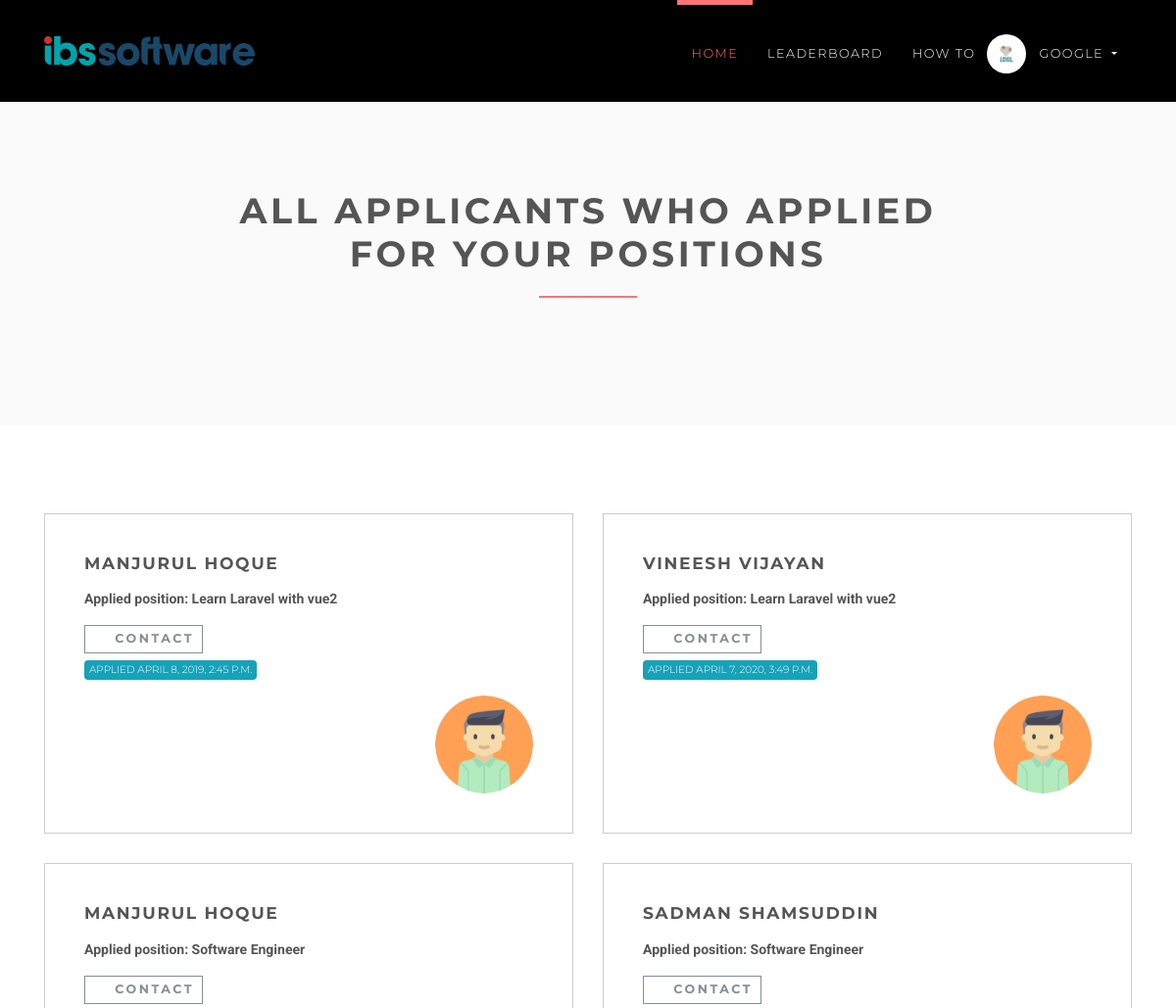
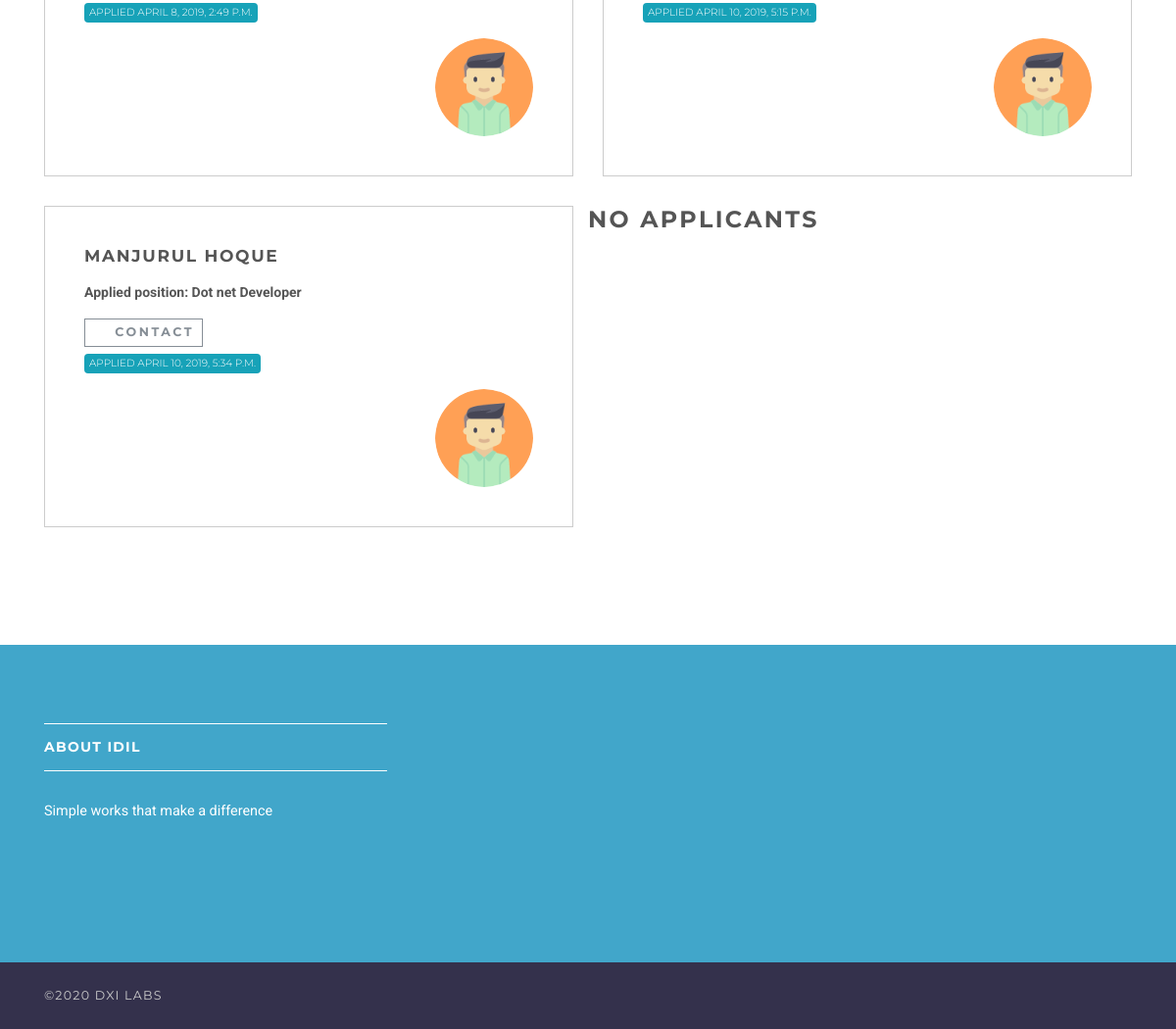
/employer/dashboard/all-applicants (signed in), run on the app's committed database (2 pictures, top to bottom).
### accounts/models.py (models this page shows, shortened)
class User(AbstractUser):
    username = None
    role = models.CharField(max_length=12, error_messages={
        'required': "Role must be provided"
    })
    points = models.IntegerField(default=0,blank=True)
    email = models.EmailField(unique=True, blank=False,
                              error_messages={
                                  'unique': "A user with that email already exists.",
                              })
    USERNAME_FIELD = "email"
    REQUIRED_FIELDS = []
    objects = UserManager()

### jobsapp/models.py (models this page shows, shortened)
class Applicant(models.Model):
    user = models.ForeignKey(User, on_delete=models.CASCADE)
    job = models.ForeignKey(Job, on_delete=models.CASCADE, related_name='applicants')
    created_at = models.DateTimeField(default=timezone.now)
    status =  models.CharField(choices=APPLN_STATUS, max_length=30,blank=True)

class Job(models.Model):
    user = models.ForeignKey(User, on_delete=models.CASCADE)
    title = models.CharField(max_length=300)
    description = models.TextField()
    location = models.CharField(max_length=150)
    type = models.CharField(choices=JOB_TYPE, max_length=10)
    category = models.CharField(max_length=100)
    last_date = models.DateTimeField()
    company_name = models.CharField(max_length=100)
    company_description = models.CharField(max_length=300)
    website = models.CharField(max_length=100, default="")
    created_at = models.DateTimeField(default=timezone.now)
    filled = models.BooleanField(default=False)
    salary = models.IntegerField(default=0, blank=True)
    status = models.CharField(choices=JOB_STATUS, max_length=30,blank=True)

### jobsapp/views/employer.py (the view)
# urls.py: path('all-applicants', ApplicantsListView.as_view(), name='employer-all-applicants'),
class ApplicantsListView(ListView):
    model = Applicant
    template_name = 'jobs/employer/all-applicants.html'
    context_object_name = 'applicants'
    def get_queryset(self):
        return self.model.objects.filter(job__user_id=self.request.user.id)

### templates/jobs/employer/all-applicants.html (shortened to what this page needs)
{% extends 'base.html' %}
{% load static %}
{% block content %}
    <section class="bg-light-gray">
        <div class="container">
            <div class="row">
                <div class="col-lg-8 mx-auto">
                    <h1 class="heading">All applicants who applied for your positions</h1>
                </div>
            </div>
        </div>
    </section>
    <section>
        <div class="container">
            <div class="row">
                {% for applicant in applicants %}
                    <div class="col-lg-6">
                        <div class="box applicant">
                            <h4>{{ applicant.user.get_full_name }}</h4>
                            <p><strong>Applied position: {{ applicant.job.title }}</strong></p>
                            <a href="#" data-toggle="modal" data-target="#contact-modal"
                               class="btn btn-outline-white-secondary btn-sm">
                                <i class="fa fa-envelope"></i>Contact
                            </a>
                            <p>
                                <span class="badge badge-info">Applied {{ applicant.created_at.astimezone }}</span>
                            </p>
                            <div class="d-flex justify-content-between">
                                <p class="intro"></p>
                                <div class="image">
                                    <img src="{% static 'img/avatar.png' %}" alt=""
                                         class="img-fluid rounded-circle">
                                </div>
                            </div>
                        </div>
                    </div>
                {% endfor %}
                {% if is_paginated %}
                    <div class="row">
                        <div class="col-md-12">
                            <nav aria-label="Page navigation example" class="d-flex justify-content-center mt-4 mb-4">
                                <ul class="pagination">
                                    {% if page_obj.has_previous %}
                                        <li class="page-item">
                                            <a href="?page={{ page_obj.previous_page_number }}"
                                               class="page-link">&laquo;</a>
                                        </li>
                                    {% else %}
                                        <li class="page-item disabled">
                                            <a class="page-link">&laquo;</a>
                                        </li>
                                    {% endif %}
                                    {% for i in page_obj.paginator.page_range %}
                                        {% if page_obj.number == i %}
                                            <li class="page-item active">
                                                <a class="page-link">{{ i }}</a>
                                            </li>
                                        {% else %}
                                            <li class="page-item">
                                                <a href="?page={{ i }}" class="page-link">{{ i }}</a>
                                            </li>
                                        {% endif %}
                                    {% endfor %}
                                    {% if page_obj.has_next %}
                                        <li class="page-item">
                                            <a href="?page={{ page_obj.next_page_number }}"
                                               class="page-link">&raquo;</a>
                                        </li>
                                    {% else %}
                                        <li class="page-item disabled">
                                            <a class="page-link">&raquo;</a>
                                        </li>
                                    {% endif %}
                                </ul>
                            </nav>
                        </div>
                    </div>
                {% else %}
                    <h3>No Applicants</h3>
                {% endif %}
            </div>
        </div>
    </section>
{% endblock %}

### templates/base.html (shortened to what this page needs)
{% load static %}
<!DOCTYPE html>
<html>
<head>
    <link rel="stylesheet"
          href="{% static 'vendor/bootstrap/css/bootstrap.min.css' %}">
    <link rel="stylesheet"
          href="{% static 'vendor/font-awesome/css/font-awesome.min.css' %}">
    <link rel="stylesheet"
          href="{% static 'vendor/owl.carousel/assets/owl.carousel.css' %}">
    <link rel="stylesheet"
          href="{% static 'vendor/owl.carousel/assets/owl.theme.default.css' %}">
    <link rel="stylesheet" href="{% static 'css/style.default.css' %}"
          id="theme-stylesheet">
    <link rel="stylesheet" href="{% static 'css/custom.css' %}">
</head>
<body>
<header class="header">
    <nav class="navbar navbar-expand-lg">
        <div class="container">
            <div id="navbarSupportedContent" class="collapse navbar-collapse">
                 <a href="/" class="navbar-brand">
                <img src="{% static 'img/logo.svg' %}" alt="logo" class="d-none d-lg-block">
            </a>
                <ul class="navbar-nav ml-auto">
                    <li class="nav-item active">
                        <a href="/" class="nav-link">Home <span class="sr-only">(current)</span></a>
                    </li>
                    <li class="nav-item">
                        <a href="/lb" class="nav-link">LeaderBoard</a>
                    </li>
                    <li class="nav-item">
                        <a href="/about" class="nav-link">How to</a>
                    </li>
                    {% if request.user.is_authenticated and request.user.role == 'employer' %}
                        <li class="nav-item dropdown">
                            <a id="clientZone" href="#" data-toggle="dropdown"
                               aria-haspopup="true" aria-expanded="false"
                               class="nav-link dropdown-toggle has-img mb-3 mb-lg-0 mt-3 mt-lg-0">
                                <div class="client-menu-image">
                                    <div class="inner">
                                        <img src="{% static 'img/company-1.png' %}"
                                             alt="company image"
                                             class="img-fluid">
                                    </div>
                                </div>
                                {% if request.user.role == 'employee' %}
                                    {{ request.user.first_name }} {{ request.user.last_name }}
                                {% else %}
                                    {{ request.user.first_name }}
                                {% endif %}
                            </a>
                        </li>
                    {% endif %}
                </ul>
            </div>
        </div>
    </nav>
</header>
<div>
    {% block content %} {% endblock %}
</div>
<footer class="footer">
    <div class="footer__block">
        <div class="container">
            <div class="row">
                <div class="col-lg-4 col-md-12 mb-5">
                    <h4 class="h5">About iDIL</h4>
                    <p> Simple works that make a difference </p>
                </div>
            </div>
        </div>
    </div>
    <div class="footer__copyright">
        <div class="container">
            <div class="row">
                <div class="col-md-6 text-md-left text-center">
                    <p>&copy;2020 DxI Labs</p>
                </div>
            </div>
        </div>
    </div>
</footer>
</body>
</html>

### data on the page
User: user.first_name "GOOGLE"
Applicant: user.get_full_name "MANJURUL HOQUE", job "Learn Laravel with vue2", created_at.astimezone "APRIL 8, 2019, 2:45 P.M."
Applicant: user.get_full_name "VINEESH VIJAYAN", job "Learn Laravel with vue2", created_at.astimezone "APRIL 7, 2020, 3:49 P.M."
Applicant: user.get_full_name "MANJURUL HOQUE", job "Software Engineer", created_at.astimezone "APRIL 8, 2019, 2:49 P.M."
Applicant: user.get_full_name "SADMAN SHAMSUDDIN", job "Software Engineer", created_at.astimezone "APRIL 10, 2019, 5:15 P.M."
Applicant: user.get_full_name "MANJURUL HOQUE", job "Dot net Developer", created_at.astimezone "APRIL 10, 2019, 5:34 P.M."
